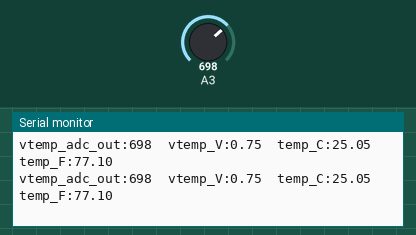
Bench run of a sketch on a simulated Arduino Uno, built for the host (arithmetic inside an expression is 32-bit, double 64-bit). Shown: the last lines printed to the serial monitor. Inputs (shaded band) come from the test bench; at power-on: A3 = 698.

Above: at 1.8 s.
1.9 s: A3 set to 753
At 2.8 s:
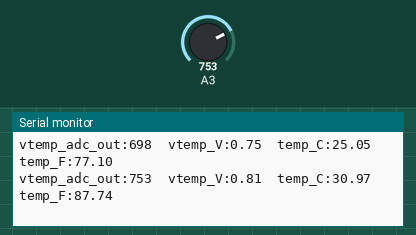
3.4 s: A3 set to 802
At 4.8 s:
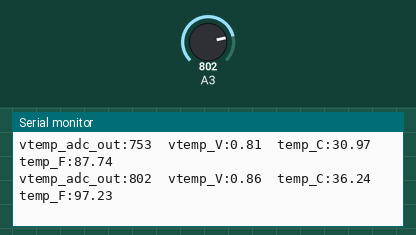
Timing chart, 0 to 6.4 s (numbered marks = the images above; inputs shaded):
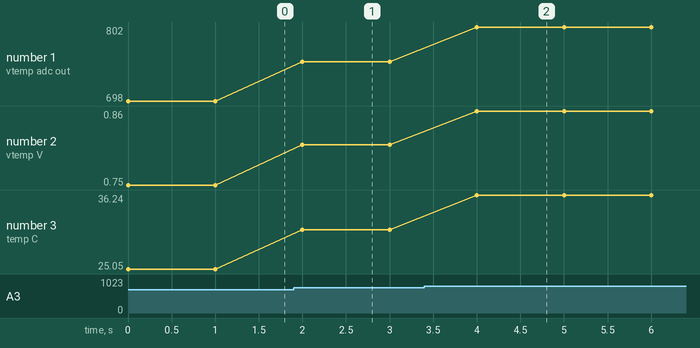

The sketch:

Temperature_Sensor.ino
```cpp
/* Reads and shows values for the testbed system sensors.

  Start the Serial Monitor using Tools > Serial Monitor.
  Run the program, and use the Serial Monitor show sensor values.

  W. Newhall 5/2023 (original)
*/

// Defined values
#define SERIAL_BAUD_RATE          115200  // Baud rate for serial output (for Serial Monitor and Plotter)

// =======================================================================================================
// MAIN ARDUINO SETUP - This code runs once at startup
// =======================================================================================================
void setup() {
  // put your setup code here, to run once:
  Serial.begin(SERIAL_BAUD_RATE);   // Initialize the serial port for the Serial Monitor
  analogReference(INTERNAL1V1);     // Use the 1.1V reference for the ADC
}

// =======================================================================================================
// MAIN ARDUINO LOOP - This code runs repeatedly
// =======================================================================================================
void loop() {
  int vtemp_adc_out;  // ADC measurement of Vtemp in quantization levels
  float vtemp_V;      // ADC measurement of Vtemp in volts (V)
  float temp_C;       // Calculated temperature (C)
  float temp_F;       // Calculated temperature (F)

  // Read the ADC value and calculate the measured Vtemp value
  vtemp_adc_out = analogRead(A3);             // Get the integer value from the ADC measuring Vtemp
  vtemp_V = (float)vtemp_adc_out / 1023.0 * 1.1; // Vcca value using 10-bit ADC and 1.1V reference (V)

  // Calculate the temperature using the voltage
  // For TMP36, offset is 0.5V, and slope is 10mV/C
  temp_C = 100 * (vtemp_V - 0.5); // Derived from Vtemp = 0.5 + 0.01*Tc for TMP36
  temp_F = 1.8 * temp_C + 32;     // Convert C to F
  // Show the results on the serial monitor
  Serial.print("vtemp_adc_out:"); Serial.print(vtemp_adc_out); Serial.print("  ");
  Serial.print("vtemp_V:"); Serial.print(vtemp_V); Serial.print("  ");
  Serial.print("temp_C:"); Serial.print(temp_C); Serial.print("  ");
  Serial.print("temp_F:"); Serial.print(temp_F); Serial.print("  ");

  Serial.print("\n");

  delay(1000);  // Delay before showing another result
}
```

Measured:
- after the input at 1.9 s, the serial monitor: prints a new line after 0.10 s (image 1)
- after the input at 3.4 s, the serial monitor: prints a new line after 0.60 s (image 2)
- plotted number 1: 698 → 753 after the input at 1.9 s, 753 → 802 after the input at 3.4 s
- plotted number 2: 0.75 → 0.81 after the input at 1.9 s, 0.81 → 0.86 after the input at 3.4 s
- plotted number 3: 25.05 → 30.97 after the input at 1.9 s, 30.97 → 36.24 after the input at 3.4 s
